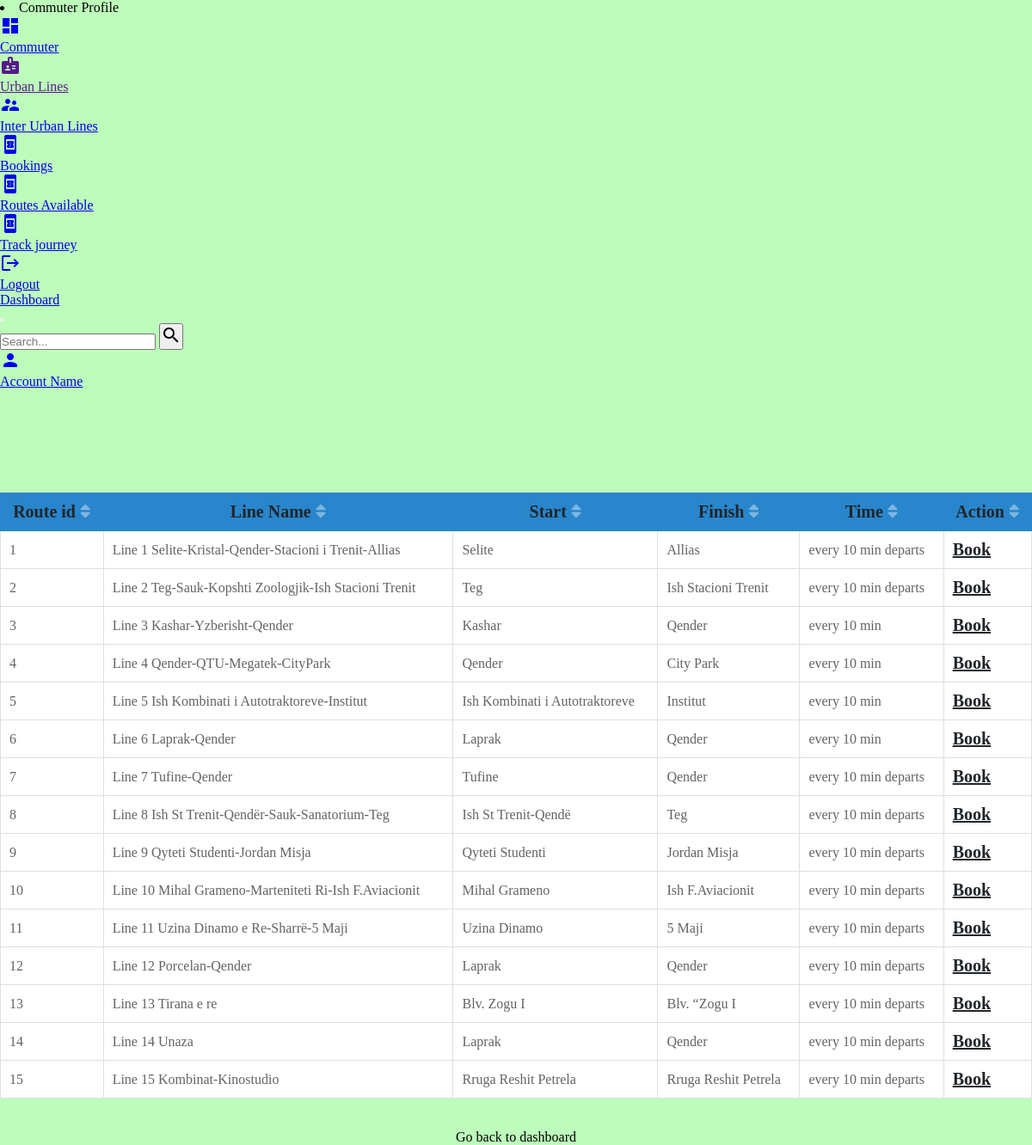
Screenshot of /croutes.php with the database file from the repository.
### tables this page shows
CREATE TABLE `route` (
  `rid` int(100) NOT NULL,
  `linename` varchar(100) NOT NULL,
  `start` varchar(100) NOT NULL,
  `finish` varchar(100) NOT NULL,
  `time` varchar(50) NOT NULL
);

### croutes.php (the view, shortened to what this page needs)
<?php
$mysqli = mysqli_connect('localhost', 'ddurro18', 'deaduro3', 'web16_ddurro18');
$columns = array('rid','linename','start','finish','time');
$column = isset($_GET['column']) && in_array($_GET['column'], $columns) ? $_GET['column'] : $columns[0];
$sort_order = isset($_GET['order']) && strtolower($_GET['order']) == 'desc' ? 'DESC' : 'ASC';
if ($result = $mysqli->query('SELECT * FROM route ORDER BY ' .  $column . ' ' . $sort_order)) {
	$up_or_down = str_replace(array('ASC','DESC'), array('up','down'), $sort_order);
	$asc_or_desc = $sort_order == 'ASC' ? 'desc' : 'asc';
	$add_class = ' class="highlight"';
	?>
	<!DOCTYPE html>
	<html>
		<head>
			<link rel="stylesheet" href="https://use.fontawesome.com/releases/v5.3.1/css/all.css">
			<link rel="stylesheet" type="text/css" href="css/adminstyle.css"/>
			<link rel='stylesheet' href='https://cdn.rawgit.com/creativetimofficial/material-dashboard/31144b3f/assets/css/material-dashboard.css'>
			<link rel='stylesheet' href='https://maxcdn.bootstrapcdn.com/font-awesome/latest/css/font-awesome.min.css'>
		</head>
		<body>
    <div class="wrapper ">
    <div class="sidebar" data-color="azure" data-background-color="yellow">
      <div class="logo">
	  <li class="nav-item active">
	  <a class="nav-link" href="Commuter.php">
         <a >  Commuter Profile</a>
		</li>
      </div>
      <div class="sidebar-wrapper">
        <ul class="nav">
          <li class="nav-item active">
            <a class="nav-link" href="Commuter.php">
              <i class="material-icons">dashboard</i>
              <p>Commuter </p>
            </a>
            </li>
            <li class="nav-item">
            <a class="nav-link" href="">
            <i class="material-icons">badge</i>
              <p>Urban Lines</p>
            </a>
            </li>
            <li class="nav-item">
            <a class="nav-link" href="services.php">
            <i class="material-icons">supervisor_account</i>
              <p>Inter Urban Lines</p>
            </a>
            </li>
            <li class="nav-item">
            <a class="nav-link" href="showappointments.php">
            <i class="material-icons">book_online</i>
              <p>Bookings</p>
            </a>
            </li>
            <li class="nav-item">
            <a class="nav-link" href="croutes.php">
            <i class="material-icons">book_online</i>
              <p>Routes Available </p>
            </a>
            </li>
            <li class="nav-item">
            <a class="nav-link" href="tracking.php">
            <i class="material-icons">book_online</i>
              <p>Track journey</p>
            </a>
            </li>
            <li class="nav-item">
            <a class="nav-link" href="logout.php">
            <i class="material-icons">logout</i>
              <p>Logout</p>
            </a>
            </li>
        </ul>
      </div>
    </div>
    <div class="main-panel">
      <nav class="navbar navbar-expand-lg navbar-transparent navbar-absolute fixed-top ">
        <div class="container-fluid">
          <div class="navbar-wrapper">
            <a class="navbar-brand" href="admin.php">Dashboard</a>
          </div>
          <button class="navbar-toggler" type="button" data-toggle="collapse" aria-controls="navigation-index" aria-expanded="false" aria-label="Toggle navigation">
          </button>
          <div class="collapse navbar-collapse justify-content-end">
            <form class="navbar-form">
              <div class="input-group no-border">
                <input type="text" value="" class="form-control" placeholder="Search...">
                <button type="submit" class="btn btn-white btn-round btn-just-icon">
                  <i class="material-icons">search</i>
                </button>
              </div>
            </form>
            <ul class="navbar-nav">
              <li class="nav-item">
                <a class="nav-link" href="Commuter.php">
                  <i class="material-icons">person</i>
                  <p class="d-lg-none d-md-block">
                    Account Name
                  </p>
                </a>
              </li>
            </ul>
          </div>
        </div>
      </nav>
      <div id="wrap">
			<table>
				<tr>
					<th><a href="routes.php?column=name&order=<?php echo $asc_or_desc; ?>"> Route id<i class="fas fa-sort<?php echo $column == 'name' ? '-' . $up_or_down : ''; ?>"></i></a></th>
					<th><a href="routes.php?column=age&order=<?php echo $asc_or_desc; ?>">Line Name<i class="fas fa-sort<?php echo $column == 'age' ? '-' . $up_or_down : ''; ?>"></i></a></th>
					<th><a href="routes.php?column=joined&order=<?php echo $asc_or_desc; ?>">Start<i class="fas fa-sort<?php echo $column == 'joined' ? '-' . $up_or_down : ''; ?>"></i></a></th>
					<th><a href="routes.php?column=joined&order=<?php echo $asc_or_desc; ?>">Finish<i class="fas fa-sort<?php echo $column == 'joined' ? '-' . $up_or_down : ''; ?>"></i></a></th>
                    <th><a href="routes.php?column=joined&order=<?php echo $asc_or_desc; ?>">Time<i class="fas fa-sort<?php echo $column == 'joined' ? '-' . $up_or_down : ''; ?>"></i></a></th>
					<th><a href="routes.php?column=joined&order=<?php echo $asc_or_desc; ?>">Action<i class="fas fa-sort<?php echo $column == 'joined' ? '-' . $up_or_down : ''; ?>"></i></a></th>
				</tr>
				<?php while ($row = $result->fetch_assoc()): ?>
				<tr>
					<td<?php echo $column == 'name' ? $add_class : ''; ?>><?php echo mysqli_real_escape_string($mysqli,$row['rid']); ?></td>
					<td<?php echo $column == 'age' ? $add_class : ''; ?>><?php echo mysqli_real_escape_string($mysqli,$row['linename']); ?></td>
					<td<?php echo $column == 'joined' ? $add_class : ''; ?>><?php echo mysqli_real_escape_string($mysqli,$row['start']); ?></td>
                    <td<?php echo $column == 'joined' ? $add_class : ''; ?>><?php echo mysqli_real_escape_string($mysqli,$row['finish']); ?></td>
                    <td<?php echo $column == 'joined' ? $add_class : ''; ?>><?php echo mysqli_real_escape_string($mysqli,$row['time']); ?></td>
                    <td<?php echo $column == 'joined' ? $add_class : ''; ?>><?php echo "<a href='https://www.paypal.com/al/home?id={$row['rid']}'>Book</a>" ?></td>
				</tr>
				<?php endwhile; ?>
			</table>
			<br><br>
			<center>Go back to dashboard</a></center>
		</div>
		</body>
	</html>
	<?php
}
?>

### css/adminstyle.css (style rules this page uses)
* { margin: 0px; padding: 0px; }
body { width: 100%; height: 100vh; background-color: #bdfcba; }
#wrap { margin-top: 10%; }
#wrap a { font-size: 20px; font-weight: bold; color: #212529; }

### croutes.php (style rules this page uses)
table { border-collapse: collapse; width: 100%; }
th { background-color: #2986cc; border: 1px solid #2986cc; }
th a { display: block; text-decoration:none; padding: 10px; color: #ffffff; font-weight: bold; font-size: 13px; }
th a i { margin-left: 5px; color: rgba(255,255,255,0.4); }
td { padding: 10px; color: #636363; border: 1px solid #dddfe1; }
tr { background-color: #ffffff; }

### rows the page displays
route: rid "1", linename "Line 1 Selite-Kristal-Qender-Stacioni i Trenit-Allias", start "Selite", finish "Allias", time "every 10 min departs"
route: rid "2", linename "Line 2 Teg-Sauk-Kopshti Zoologjik-Ish Stacioni Trenit", start "Teg", finish "Ish Stacioni Trenit", time "every 10 min departs"
route: rid "3", linename "Line 3 Kashar-Yzberisht-Qender", start "Kashar", finish "Qender", time "every 10 min"
route: rid "4", linename "Line 4 Qender-QTU-Megatek-CityPark", start "Qender", finish "City Park", time "every 10 min"
route: rid "5", linename "Line 5 Ish Kombinati i Autotraktoreve-Institut", start "Ish Kombinati i Autotraktoreve", finish "Institut", time "every 10 min"
route: rid "6", linename "Line 6 Laprak-Qender", start "Laprak", finish "Qender", time "every 10 min"
route: rid "7", linename "Line 7 Tufine-Qender", start "Tufine", finish "Qender", time "every 10 min departs"
route: rid "8", linename "Line 8 Ish St Trenit-Qendër-Sauk-Sanatorium-Teg", start "Ish St Trenit-Qendë", finish "Teg", time "every 10 min departs"
route: rid "9", linename "Line 9 Qyteti Studenti-Jordan Misja", start "Qyteti Studenti", finish "Jordan Misja", time "every 10 min departs"
route: rid "10", linename "Line 10 Mihal Grameno-Marteniteti Ri-Ish F.Aviacionit", start "Mihal Grameno", finish "Ish F.Aviacionit", time "every 10 min departs"
route: rid "11", linename "Line 11 Uzina Dinamo e Re-Sharrë-5 Maji", start "Uzina Dinamo", finish "5 Maji", time "every 10 min departs"
route: rid "12", linename "Line 12 Porcelan-Qender", start "Laprak", finish "Qender", time "every 10 min departs"
route: rid "13", linename "Line 13 Tirana e re", start "Blv. Zogu I", finish "Blv. “Zogu I", time "every 10 min departs"
route: rid "14", linename "Line 14 Unaza", start "Laprak", finish "Qender", time "every 10 min departs"
route: rid "15", linename "Line 15 Kombinat-Kinostudio", start "Rruga Reshit Petrela", finish "Rruga Reshit Petrela", time "every 10 min departs"
